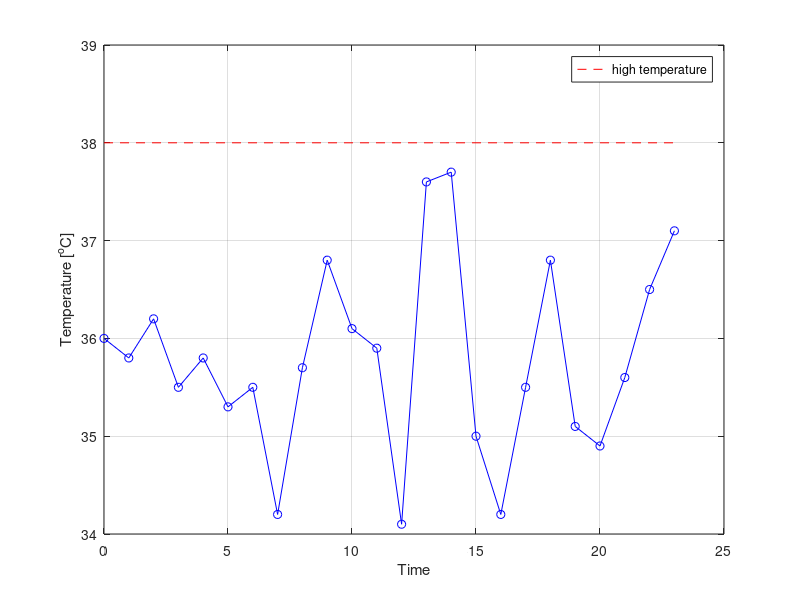
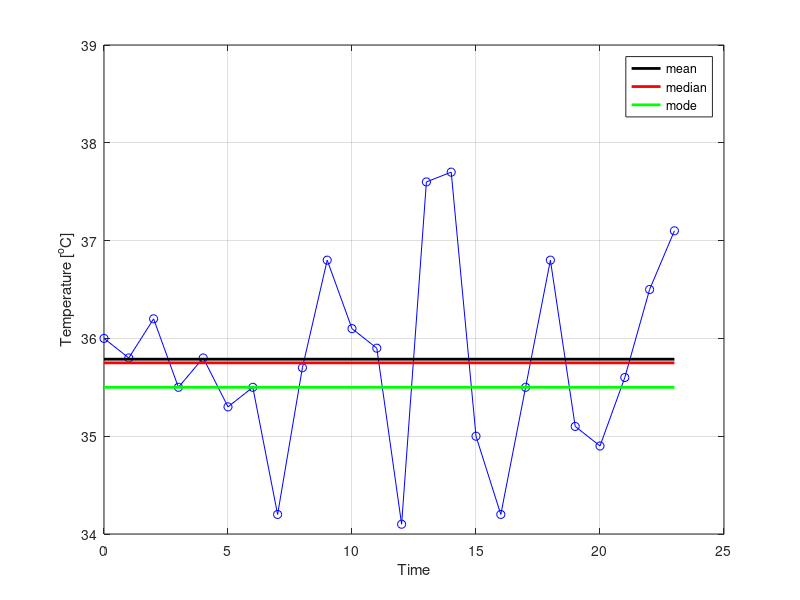
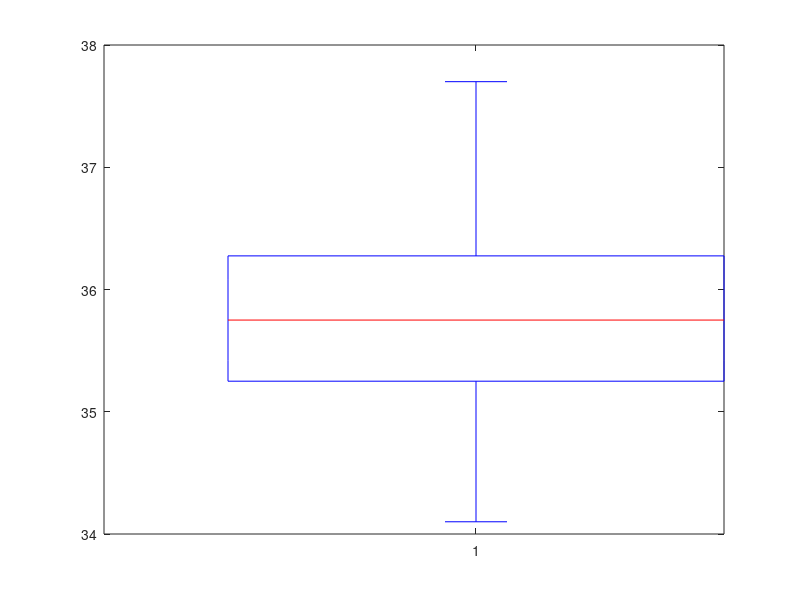

These charts were generated, in order, by the following MATLAB code: (Note: this script raises an error after producing the figures.)
%% recorded data
time        = 0:23; %24-hour clock
temperature = [36 35.8 36.2 35.5 35.8 35.3 35.5 34.2 35.7 36.8 36.1 35.9 ...
               34.1 37.6 37.7 35 34.2 35.5 36.8 35.1 34.9 35.6 36.5 37.1]; %[degree Celsius] 

%% section "A plot and a table"
figure;
h1 = plot(time,temperature,'bo-'); hold on;
h2 = plot([0 23],38*[1 1],'r--', 'displayname','high temperature');
xlabel('Time')
ylabel('Temperature [^oC]')
grid on;
ylim([34 39]);
legend(h2);

%% section "Maximum and minimum"
max(temperature)
min(temperature)

%% section "Mean, median, mode"
mean(temperature)
sort(temperature)
median(temperature)
mode(temperature)

%% section "Mean, median, mode"
figure;
h1 = plot(time,temperature,'bo-', 'displayname',''); hold on;
h2 = plot([0 23],mean(temperature)*[1 1],'k-', 'linewidth',2, 'displayname','mean');
h3 = plot([0 23],median(temperature)*[1 1],'r-', 'linewidth',2, 'displayname','median');
h4 = plot([0 23],mode(temperature)*[1 1],'g-', 'linewidth',2, 'displayname','mode');
xlabel('Time');
ylabel('Temperature [^oC]');
grid on;
ylim([34 39]);
legend([h2 h3 h4]); 


%% section "Boxplot"
figure;
h = boxplot(temperature);
set(h,{'linew'},{2}); 
grid on;
ylabel('Temperature [^oC]');
ylim([34 39]);
xlabel('Day');

%% section "Variance, standard deviation"
figure;
h1 = plot(time,temperature,'bo-', 'displayname','data x'); hold on;
h2 = plot([0 23],mean(temperature)*[1 1],'k-', 'linewidth',2, 'displayname',['mean \mu=',num2str(mean(temperature),"%.1f")]);
h3 = plot([0 23],mean(temperature)+std(temperature)*[1 1],'k--', 'linewidth',2, 'displayname',['\mu+\sigma=',num2str(mean(temperature)+std(temperature),"%.1f")]);
h4 = plot([0 23],mean(temperature)-std(temperature)*[1 1],'--', 'color',.7*[1 1 1], 'linewidth',2, 'displayname',['\mu-\sigma=',num2str(mean(temperature)-std(temperature),"%.1f")]);
xlabel('Time');
ylabel('Temperature [^oC]');
grid on;
ylim([34 39]);
legend([h1 h2 h3 h4]);

%% section "Variance, standard deviation: usage"
x = temperature;
mu = mean(temperature);
y = mu + .5*(x-mu); %[degree Celsius]

figure;
h1 = plot(time,y,'bo-', 'displayname','data y'); hold on;
h2 = plot([0 23],mean(y)*[1 1],'k-', 'linewidth',2, 'displayname',['mean \mu=',num2str(mean(y),"%.1f")]);
h3 = plot([0 23],mean(y)+std(y)*[1 1],'k--', 'linewidth',2, 'displayname',['\mu+\sigma_y=',num2str(mean(y)+std(y),"%.1f")]);
h4 = plot([0 23],mean(y)-std(y)*[1 1],'--', 'color',.7*[1 1 1], 'linewidth',2, 'displayname',['\mu-\sigma_y=',num2str(mean(y)-std(y),"%.1f")]);
xlabel('Time');
ylabel('Temperature [^oC]');
grid on;
ylim([34 39]);
legend([h1 h2 h3 h4]);

%% section "The histogram"
figure;
h1 = plot(time,temperature,'bo-', 'displayname','data x'); hold on;
xlabel('Time');
ylabel('Temperature [^oC]');
grid on;
ylim([34 39]);
legend(h1);

f=figure;
set(f,'position',[609 342 439 420])
nbins = 6; %choose
hist(x,nbins);
xlim([34 39]);
set(gca,'xdir','reverse'); %alternatively use GUI: right click on the axes of the figure> Open Property Inspector > Rulers > XDir > reverse
xlabel('Temperature [^oC]')
ylabel('Number of points')
grid on;
legend(['nbins=',num2str(nbins,"%d")], 'location','northwest');

%% section "Probability distribution (PDF)"
%choose
x = linspace(34,39,1e2);
mu = min(x) + range(x)/2;
sigma = 1;

%consequence
y = exp(-.5*power((x-mu)/sigma,2))/(sigma*sqrt(2*pi));

f = figure;
f.Position=[f.Position(1:2) 238*ones(1,2)];
plot(x,y); grid on;
set(gca,'xdir','reverse'); %alternatively use GUI: right click on the axes of the figure> Open Property Inspector > Rulers > XDir > reverse
xlabel('Temperature x [^oC]');
ylabel("P(x)");
title("PDF");
axis tight; 

%% slide "Normal (Gaussian) distribution"
figure;
mu=0;
sigma=1;
plot(x,normpdf(x,mu,sigma), 'linewidth',2, 'displayname',['Normal (Gaussian),\newline{} \mu=',num2str(mu,"%.1f"),' (mean),\newline{} \sigma=',num2str(sigma,"%.1f"), ' (std dev)']); hold on;
grid on;
xlabel('x'); ylabel('P(x)');
%title("Normal (Gaussian) distribution");
legend('show', 'location','northwest');

%% slide "Student's t-distribution"
figure;
nu_dof = 5; %choose
plot(x,tpdf(x,nu_dof), 'linewidth',2, 'displayname',['Student`s t, \nu=',num2str(nu_dof,"%d"),' (dof)']); hold on;
grid on;
xlabel('x'); ylabel('P(x)');
%title("Probability distributions (PDFs)");
legend('show');
ylim([0 .42]);


figure;
nu_dof=1; h1 = plot(x,tpdf(x,nu_dof), 'linewidth',2, 'displayname',['Student`s t, \nu=',num2str(nu_dof,"%d"),' (dof)']); hold on;
nu_dof=3; h2 = plot(x,tpdf(x,nu_dof), 'linewidth',2, 'displayname',['Student`s t, \nu=',num2str(nu_dof,"%d"),' (dof)']); hold on;
nu_dof=5; h3 = plot(x,tpdf(x,nu_dof), 'linewidth',2, 'displayname',['Student`s t, \nu=',num2str(nu_dof,"%d"),' (dof)']); hold on;
          h4 = plot(x,normpdf(x,0.,1.),'k-', 'linewidth',2, 'displayname',['Normal (Gaussian),\newline{} \mu=',num2str(mu,"%.1f"),' (mean),\newline{} \sigma=',num2str(sigma,"%.1f"), ' (std dev)']); hold on;
grid on;
xlabel('x'); ylabel('P(x)');
%title("Probability distributions (PDFs)");
legend([h1 h2 h3 h4]);
ylim([0 .42]);



%% section "\chi^2 distribution"
x = linspace(-5,5,1e2); %choose

mu = 0; %mean
sigma = 1;
y_npdf = normpdf(x,mu,sigma);

nu_dof = 3; %choose
y_tpdf = tpdf(x,nu_dof);

k_dof = 2.1;
y_chiSqpdf = chi2pdf(x,k_dof);

%%%% compared study of multiple distributions
figure;
plot(x,y_npdf, 'linewidth',2, 'displayname',['Normal (Gaussian),\newline{} \mu=',num2str(mu,"%.1f"),' (mean),\newline{} \sigma=',num2str(sigma,"%.1f"), ' (std dev)']); hold on;
plot(x,y_tpdf, 'linewidth',2, 'displayname',['Student t, \nu=',num2str(nu_dof,"%d"),' (dof)']); hold on;
plot(x,y_chiSqpdf, 'linewidth',2, 'displayname',['\chi^2, k=',num2str(k_dof,"%.2f"),' (dof)']); hold on;
grid on;
xlabel('x'); ylabel('P(x)');
title("Probability distributions (PDFs)");
legend('show');






%% section "Correlation"
x1 = temperature; %[degree Celsius]

rng(22); %fix random seed for repeatability purpose 
x2 = x1 + randn(size(x1)); %[degree Celsius]

figure;
h1 = plot(time,x1,'bo-', 'linewidth',2, 'displayname','day1: data x_1'); hold on;
h2 = plot(time,x2,'mo-', 'linewidth',2, 'displayname','day2: data x_2');
xlabel('Time');
ylabel('Temperature [^oC]');
grid on;
ylim([34 39]);
legend('show', 'location','northwest');

figure;
plot(x1(1:end),x2(1:end),'bo', 'linewidth',2, 'displayname','(x_1,x_2) exp data'); grid on; 
xlabel('x_1 [^oC]');
ylabel('x_2 [^oC]');
axis equal; 
xlim([34 39]);
ylim([34 39]);

%% slide "Time series"
%%%% histogram corresponding to gamma=2
f=figure;
set(f,'position',[609 342 439 420])
nbins = 6; %choose
hist(x2,nbins);
xlim([34 39]);
set(gca,'xdir','reverse'); %alternatively use GUI: right click on the axes of the figure> Open Property Inspector > Rulers > XDir > reverse
xlabel('Temperature [^oC]')
ylabel('Number of points')
grid on;
legend(['nbins=',num2str(nbins,"%d")], 'location','northwest');

%%%% histogram corresponding to time=2:00
gamma_max = 30;
x2D = [x1; ...
       x2; ...
       ones(gamma_max,1).*x + randn(gamma_max,length(x1))] ; %multivariate time series 

f=figure;
set(f,'position',[609 342 439 420])
nbins = 6; %choose
k = 3; %choose
hist(x2D(:,k),nbins);
xlim([34 39]);
%set(gca,'xdir','reverse'); %alternatively use GUI: right click on the axes of the figure> Open Property Inspector > Rulers > XDir > reverse
xlabel('Temperature [^oC]')
ylabel('Number of points')
grid on;
legend(['nbins=',num2str(nbins,"%d")], 'location','northwest');

%%
